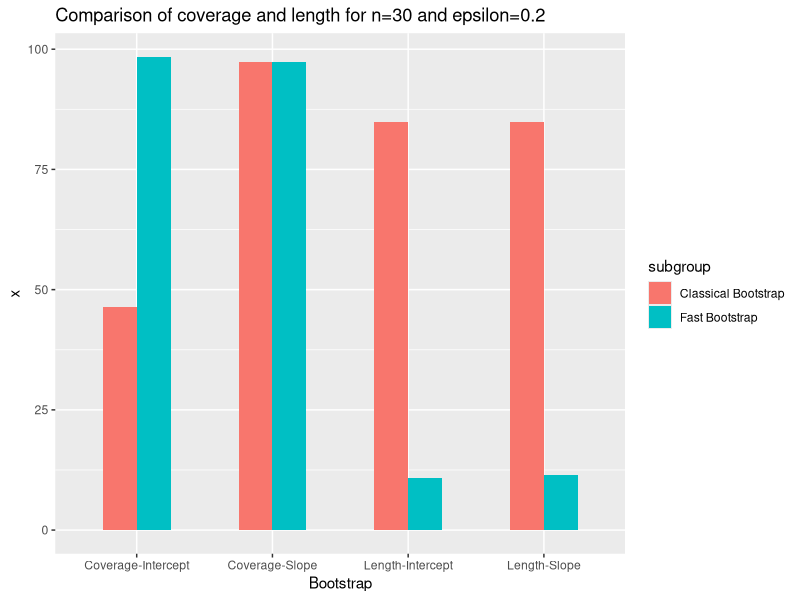
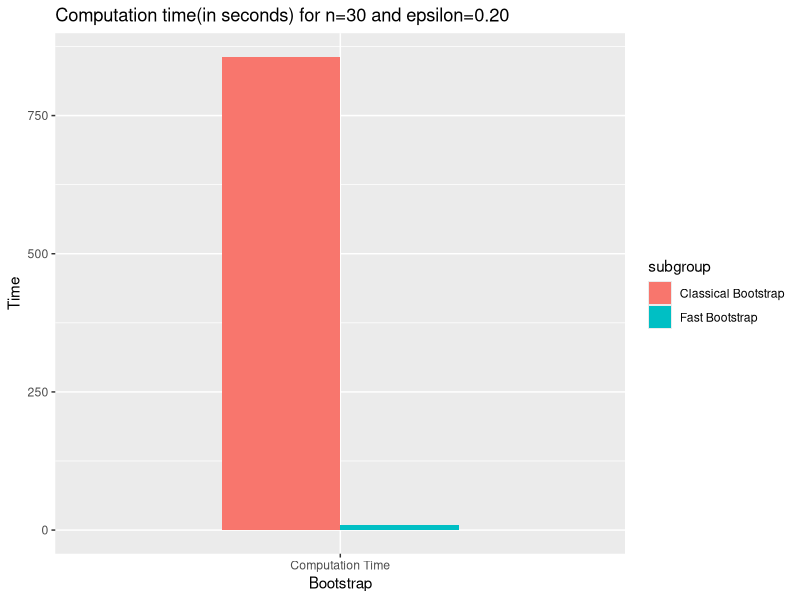
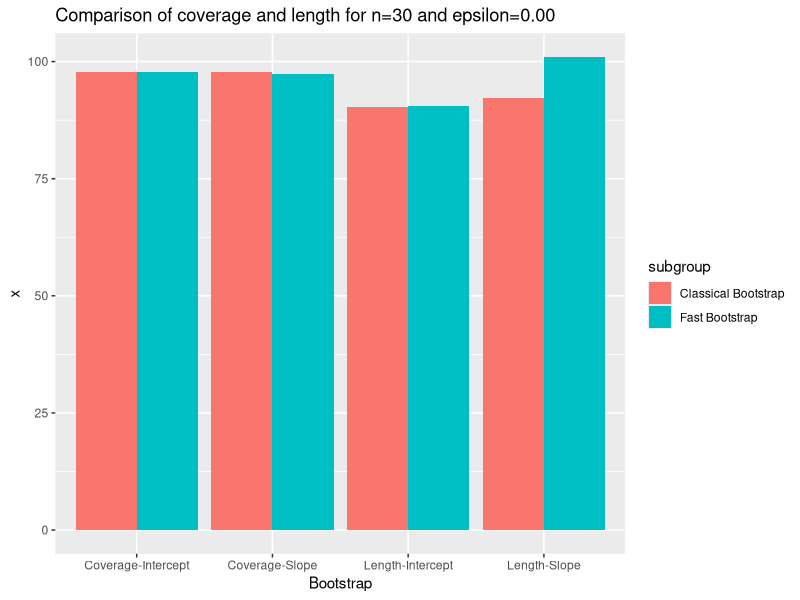
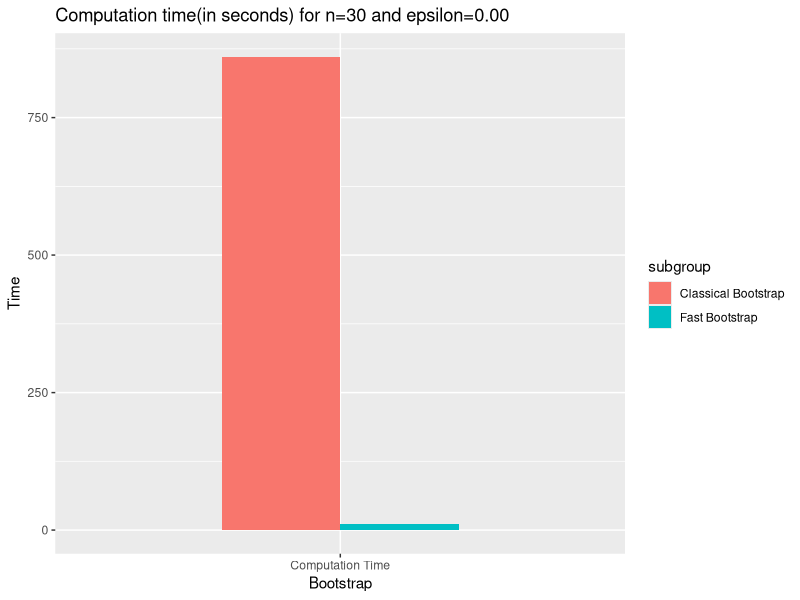
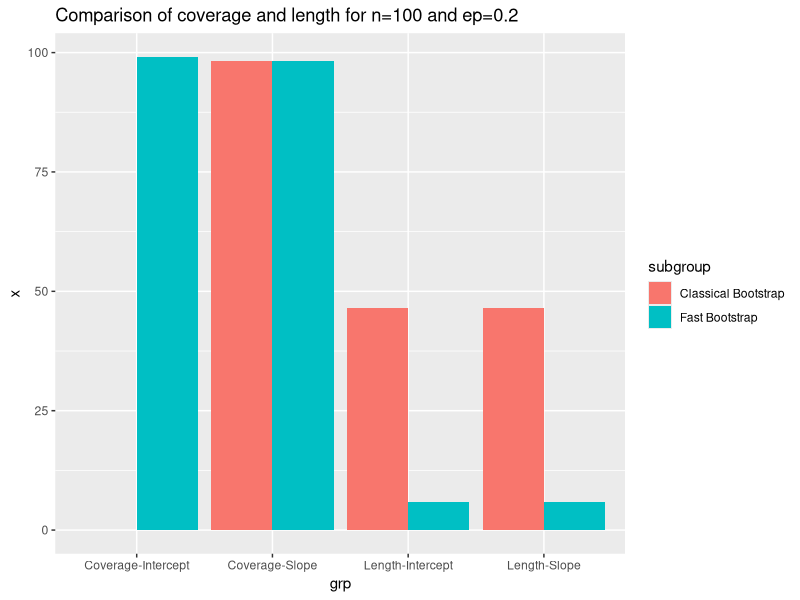
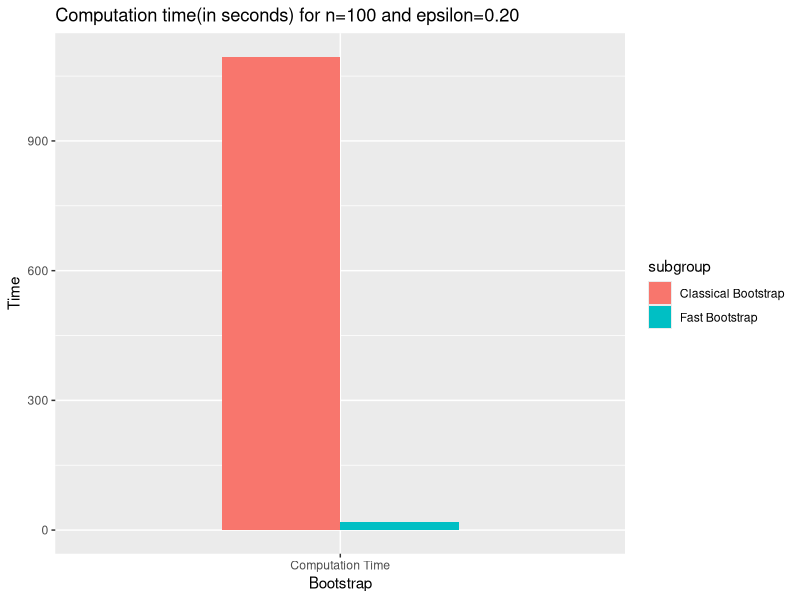
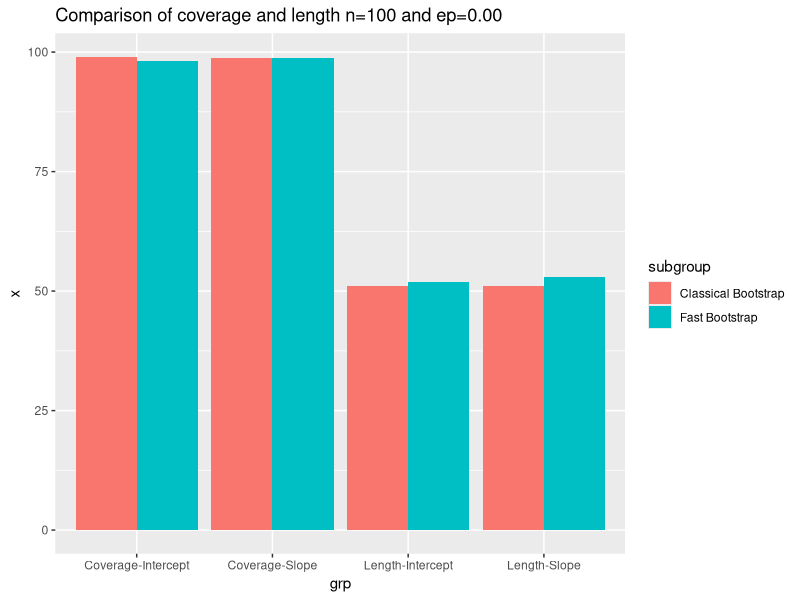
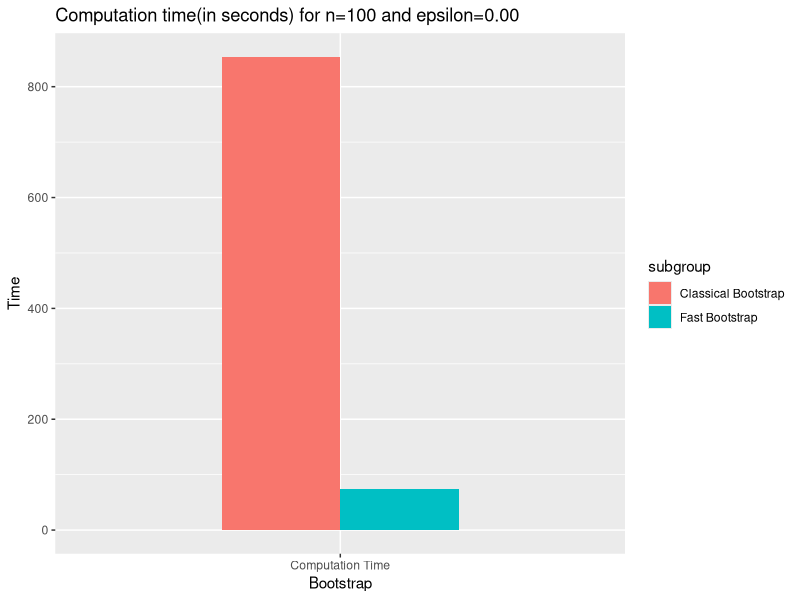

The R source for these figures, in order:
########30simulation0.2contamination#########
install.packages('ggplot2') #To Install
library(ggplot2)
library(lattice)
par(mfrow=c(1,2)) 
# Create data
gfg <- data.frame(x = c(98.4,46.4,10.76,84.90,97.4,97.4,11.43,84.93), 
                   Bootstrap = rep(c("Coverage-Intercept", "Length-Intercept","Coverage-Slope", "Length-Slope"),each =2),
                   subgroup = c("Fast Bootstrap","Classical Bootstrap"))
 
# Create grouped barplot using ggplot2
ggplot(gfg,aes(x = Bootstrap, y =x, fill = subgroup)) +
geom_bar(stat = "identity", position = "dodge",width=0.5)+labs(title="Comparison of coverage and length for n=30 and epsilon=0.2")

gfgg <- data.frame(Time = c(8.688,856.2), 
                   Bootstrap = rep(c("Computation Time"),each =2),
                   subgroup = c("Fast Bootstrap","Classical Bootstrap"))
 
# Create grouped barplot using ggplot2
p <- ggplot(gfgg,aes(x = Bootstrap, y =Time, fill = subgroup)) + geom_bar(stat = "identity", position = "dodge",width=0.5)
p + labs(title="Computation time(in seconds) for n=30 and epsilon=0.20")
#########################30simulation0.2contamination#########
# Create data
gfg1 <- data.frame(x = c(97.8,97.8,90.6,90.2,97.4,97.8,101,92.3), 
                   Bootstrap = rep(c("Coverage-Intercept", "Length-Intercept","Coverage-Slope", "Length-Slope"),each =2),
                   subgroup = c("Fast Bootstrap","Classical Bootstrap"))

# Create grouped barplot using ggplot2
ggplot(gfg1,aes(x = Bootstrap , y =x, fill = subgroup)) +
geom_bar(stat = "identity", position = "dodge")+labs(title="Comparison of coverage and length for n=30 and epsilon=0.00")

gfgg1 <- data.frame(Time = c(11.65,14.34*60), 
                   Bootstrap = rep(c("Computation Time"),each =2),
                   subgroup = c("Fast Bootstrap","Classical Bootstrap"))
 
# Create grouped barplot using ggplot2
p1 <- ggplot(gfgg1,aes(x = Bootstrap, y =Time, fill = subgroup)) + geom_bar(stat = "identity", position = "dodge",width=0.5)
p1 + labs(title="Computation time(in seconds) for n=30 and epsilon=0.00")


############100simulation0.2contamination###############
gfg3 <- data.frame(x = c(99.1,0,5.8,46.6,98.2,98.2,5.9,46.6), 
                   grp = rep(c("Coverage-Intercept", "Length-Intercept","Coverage-Slope", "Length-Slope"),each =2),
                   subgroup = c("Fast Bootstrap","Classical Bootstrap"))
 
# Create grouped barplot using ggplot2
ggplot(gfg3,aes(x = grp, y =x, fill = subgroup)) +
geom_bar(stat = "identity", position = "dodge")+labs(title="Comparison of coverage and length for n=100 and ep=0.2")

gfgg3 <- data.frame(Time = c(19.26,18.24*60), 
                   Bootstrap = rep(c("Computation Time"),each =2),
                   subgroup = c("Fast Bootstrap","Classical Bootstrap"))
 

p2 <- ggplot(gfgg3,aes(x = Bootstrap, y =Time, fill = subgroup)) + geom_bar(stat = "identity", position = "dodge",width=0.5)
p2 + labs(title="Computation time(in seconds) for n=100 and epsilon=0.20")


############100simulation0contamination##############
gfg4 <- data.frame(x = c(98.2,99,52,51,98.7,98.8,53,51), 
                   grp = rep(c("Coverage-Intercept", "Length-Intercept","Coverage-Slope", "Length-Slope"),each =2),
                   subgroup = c("Fast Bootstrap","Classical Bootstrap"))

# Create grouped barplot using ggplot2
ggplot(gfg4,aes(x = grp, y =x, fill = subgroup)) +
geom_bar(stat = "identity", position = "dodge")+labs(title="Comparison of coverage and length n=100 and ep=0.00")


gfgg4 <- data.frame(Time = c(1.24*60,14.23*60), 
                   Bootstrap = rep(c("Computation Time"),each =2),
                   subgroup = c("Fast Bootstrap","Classical Bootstrap"))
 

p2 <- ggplot(gfgg4,aes(x = Bootstrap, y =Time, fill = subgroup)) + geom_bar(stat = "identity", position = "dodge",width=0.5)
p2 + labs(title="Computation time(in seconds) for n=100 and epsilon=0.00")



